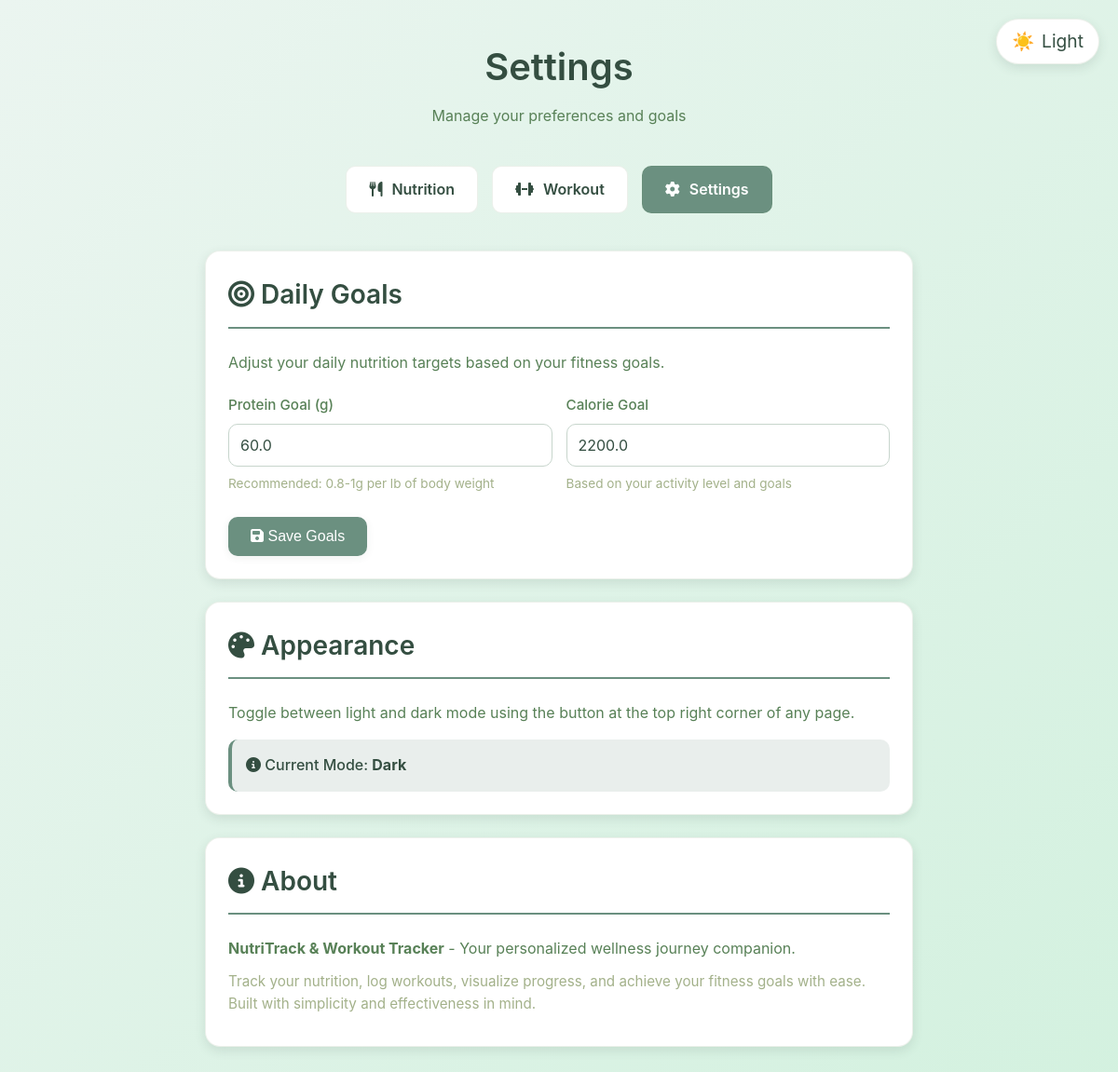
The app's page /settings, older data.
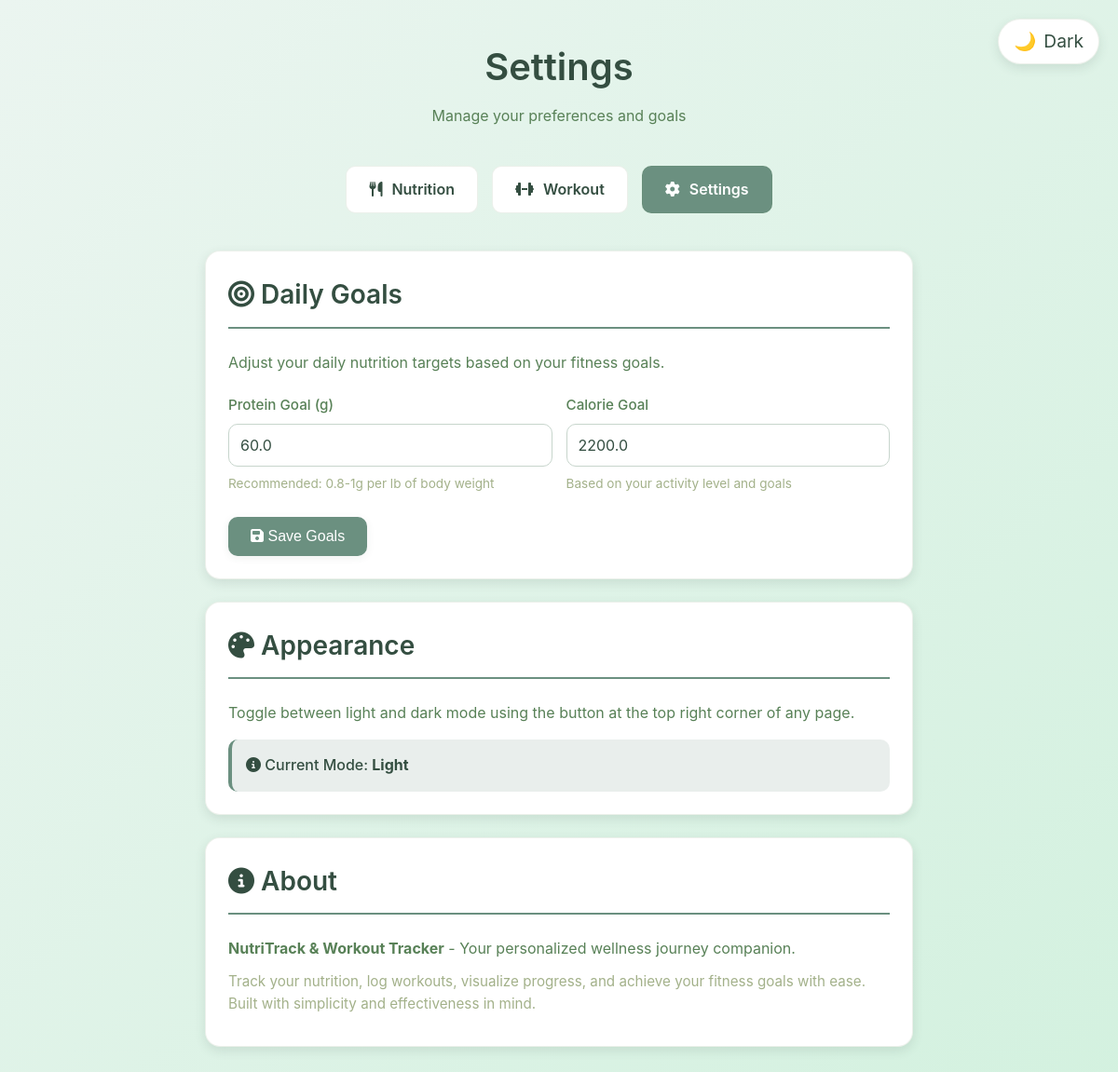
The same page, newer data.
### tables this page shows
CREATE TABLE user_preferences (
            id INTEGER PRIMARY KEY,
            is_onboarded INTEGER DEFAULT 0,
            cuisine_preference TEXT,
            tracking_goal TEXT,
            weight REAL,
            activity_level TEXT,
            theme TEXT DEFAULT 'light'
        );

CREATE TABLE settings (
            id INTEGER PRIMARY KEY,
            protein_goal REAL,
            calorie_goal REAL
        );

### app.py (the view)
@app.route('/settings')
def settings():
    goals = database.get_goals()
    theme = database.get_theme()
    success_message = request.args.get('success')
    return render_template('settings.html',
                           protein_goal=goals['protein_goal'],
                           calorie_goal=goals['calorie_goal'],
                           theme = theme,
                           success_message = success_message)

### database.py (called while the page is built)
def get_goals():
    conn = sqlite3.connect(DATABASE_NAME)
    cursor = conn.cursor()
    cursor.execute('SELECT protein_goal, calorie_goal FROM settings WHERE id = 1')
    result = cursor.fetchone()
    conn.close()
    if result:
        return {'protein_goal': result[0], 'calorie_goal': result[1]}
    else:
        return {'protein_goal': 70, 'calorie_goal': 2300}

def get_theme():
    conn = sqlite3.connect(DATABASE_NAME)
    cursor = conn.cursor()
    cursor.execute('SELECT theme FROM user_preferences WHERE id = 1')
    result = cursor.fetchone()
    conn.close()
    return result[0] if result and result[0] else 'light'

### templates/settings.html (shortened to what this page needs)
<!DOCTYPE html>
<html lang="en" data-theme="{{ theme }}">
<head>
    <link rel="stylesheet" href="{{ url_for('static', filename='unified_theme.css') }}">
    <link rel="stylesheet" href="https://cdnjs.cloudflare.com/ajax/libs/font-awesome/6.4.0/css/all.min.css">
</head>
<body>
    <div class="mode-toggle" onclick="toggleTheme()">
        <span id="theme-icon">{{ '🌙' if theme == 'light' else '☀️' }}</span>
        <span id="theme-text">{{ 'Dark' if theme == 'light' else 'Light' }}</span>
    </div>
    <div class="container">
        <div class="header">
            <h1>Settings</h1>
            <p>Manage your preferences and goals</p>
        </div>
        <div class="nav-container">
            <a href="/" class="nav-btn">
                <i class="fas fa-utensils"></i> Nutrition
            </a>
            <a href="/gym" class="nav-btn">
                <i class="fas fa-dumbbell"></i> Workout
            </a>
            <a href="/settings" class="nav-btn active">
                <i class="fas fa-cog"></i> Settings
            </a>
        </div>
        <div class="section">
            <h2><i class="fas fa-bullseye"></i> Daily Goals</h2>
            <p style="color: var(--text-secondary); margin-bottom: 20px;">Adjust your daily nutrition targets based on your fitness goals.</p>
            <form action="/update_settings" method="POST">
                <div class="form-row">
                    <div class="form-group">
                        <label>Protein Goal (g)</label>
                        <input type="number" step="0.1" name="protein_goal" value="{{ protein_goal }}" required>
                        <p style="color: var(--text-muted); font-size: 0.85rem; margin-top: 0.5rem;">
                            Recommended: 0.8-1g per lb of body weight
                        </p>
                    </div>
                    <div class="form-group">
                        <label>Calorie Goal</label>
                        <input type="number" name="calorie_goal" value="{{ calorie_goal }}" required>
                        <p style="color: var(--text-muted); font-size: 0.85rem; margin-top: 0.5rem;">
                            Based on your activity level and goals
                        </p>
                    </div>
                </div>
                <button type="submit" class="btn btn-primary">
                    <i class="fas fa-save"></i> Save Goals
                </button>
            </form>
        </div>
        <div class="section">
            <h2><i class="fas fa-palette"></i> Appearance</h2>
            <p style="color: var(--text-secondary); margin-bottom: 15px;">
                Toggle between light and dark mode using the button at the top right corner of any page.
            </p>
            <div style="background: var(--progress-bg); padding: 15px; border-radius: 10px; border-left: 4px solid var(--primary);">
                <p style="color: var(--text-primary); font-weight: 500; margin: 0;">
                    <i class="fas fa-info-circle"></i> Current Mode: <strong>{{ 'Light' if theme == 'light' else 'Dark' }}</strong>
                </p>
            </div>
        </div>
        <div class="section">
            <h2><i class="fas fa-info-circle"></i> About</h2>
            <p style="color: var(--text-secondary); margin-bottom: 10px;">
                <strong>NutriTrack & Workout Tracker</strong> - Your personalized wellness journey companion.
            </p>
            <p style="color: var(--text-muted); font-size: 0.95rem; line-height: 1.6;">
                Track your nutrition, log workouts, visualize progress, and achieve your fitness goals with ease. Built with simplicity and effectiveness in mind.
            </p>
        </div>
    </div>
</body>
</html>

### static/unified_theme.css (style rules this page uses)
:root, [data-theme="light"] { --bg-color: #EBF5F0; --bg-gradient-start: #EBF5F0; --bg-gradient-end: #D3F1DF; --card-bg: #FFFFFF; --card-border: rgba(88, 129, 87, 0.12); --primary: #6B9080; --primary-hover: #588157; --secondary: #A4B8C4; --accent: #588157; --text-primary: #344E41; --text-secondary: #588157; --text-muted: #A3B18A; --success: #6B9080; --warning: #E9C46A; --danger: #E76F51; --info: #A4B8C4; --progress-bg: rgba(107, 144, 128, 0.15); --shadow-sm: 0 2px 8px rgba(52, 78, 65, 0.08); --shadow-md: 0 4px 12px rgba(52, 78, 65, 0.12); --shadow-lg: 0 8px 24px rgba(52, 78, 65, 0.15); --input-bg: #FFFFFF; --input-border: #C7D5CC; --input-focus: #6B9080; --overlay: rgba(52, 78, 65, 0.5); }
* { margin: 0; padding: 0; box-sizing: border-box; }
body { background: linear-gradient(135deg, var(--bg-gradient-start) 0%, var(--bg-gradient-end) 100%); background-attachment: fixed; min-height: 100vh; color: var(--text-primary); font-family: -apple-system, BlinkMacSystemFont, 'Segoe UI', Roboto, 'Helvetica Neue', Arial, sans-serif; line-height: 1.6; transition: background 0.3s ease, color 0.3s ease; }
h1, h2, h3, h4, h5, h6 { color: var(--text-primary); margin-bottom: 1rem; font-weight: 600; }
h2 { font-size: 1.75rem; padding-bottom: 0.75rem; border-bottom: 2px solid var(--primary); margin-bottom: 1.5rem; }
p { color: var(--text-secondary); margin-bottom: 0.5rem; }
label { display: block; margin-bottom: 0.5rem; color: var(--text-secondary); font-weight: 500; font-size: 0.95rem; }
.totals, .section { background: var(--card-bg); border-radius: 16px; padding: 1.5rem; margin-bottom: 1.5rem; box-shadow: var(--shadow-md); border: 1px solid var(--card-border); transition: all 0.3s ease; }
button { background: var(--primary); color: white; border: none; padding: 0.75rem 1.5rem; border-radius: 10px; font-size: 1rem; font-weight: 500; cursor: pointer; transition: all 0.2s ease; box-shadow: var(--shadow-sm); }
input, select, textarea { width: 100%; padding: 0.75rem; border: 1px solid var(--input-border); border-radius: 10px; background: var(--input-bg); color: var(--text-primary); font-size: 1rem; font-family: inherit; transition: all 0.3s ease; }
input::placeholder, textarea::placeholder { color: var(--text-muted); }
.mode-toggle { position: fixed; top: 20px; right: 20px; background: var(--card-bg); border: 1px solid var(--card-border); border-radius: 50px; padding: 0.5rem 1rem; display: flex; align-items: center; gap: 0.5rem; cursor: pointer; box-shadow: var(--shadow-md); z-index: 999; transition: all 0.3s ease; }
.mode-toggle span { font-size: 1.2rem; }
.form-group { margin-bottom: 1rem; }

### templates/settings.html (style rules this page uses)
.container { max-width: 800px; margin: 0 auto; padding: 40px 20px; }
.header { text-align: center; margin-bottom: 40px; }
.header h1 { font-size: 2.5rem; margin-bottom: 0.5rem; }
.nav-container { display: flex; justify-content: center; gap: 15px; margin-bottom: 40px; flex-wrap: wrap; }
.nav-btn { padding: 12px 24px; background: var(--card-bg); color: var(--text-primary); text-decoration: none; border-radius: 10px; font-weight: 600; transition: all 0.3s ease; border: 1px solid var(--card-border); display: inline-flex; align-items: center; gap: 10px; }
.nav-btn:hover, .nav-btn.active { background: var(--primary); color: white; }
.form-row { display: grid; grid-template-columns: repeat(auto-fit, minmax(200px, 1fr)); gap: 15px; }

Row changes from the older to the newer data that the page shows:
changed user_preferences "Dark": theme "☀️" → "🌙"; theme "Light" → "Dark"; theme "Dark" → "Light"
